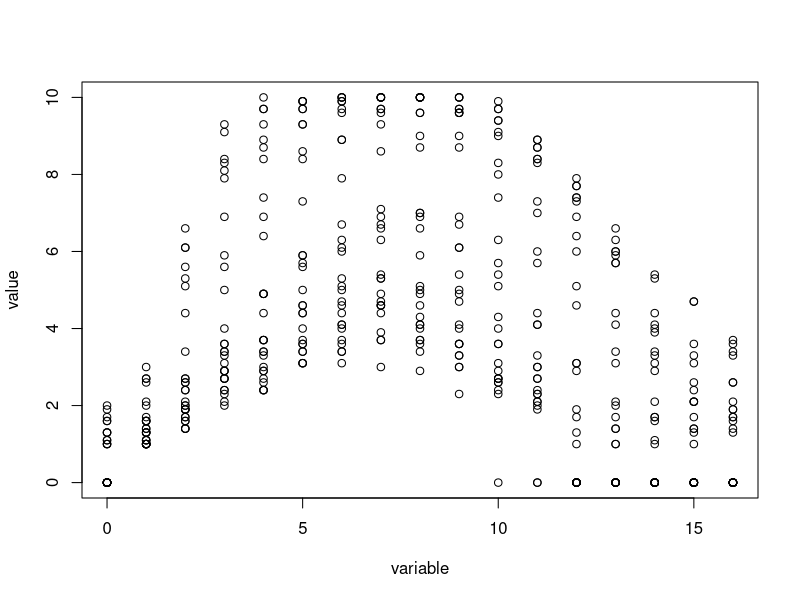
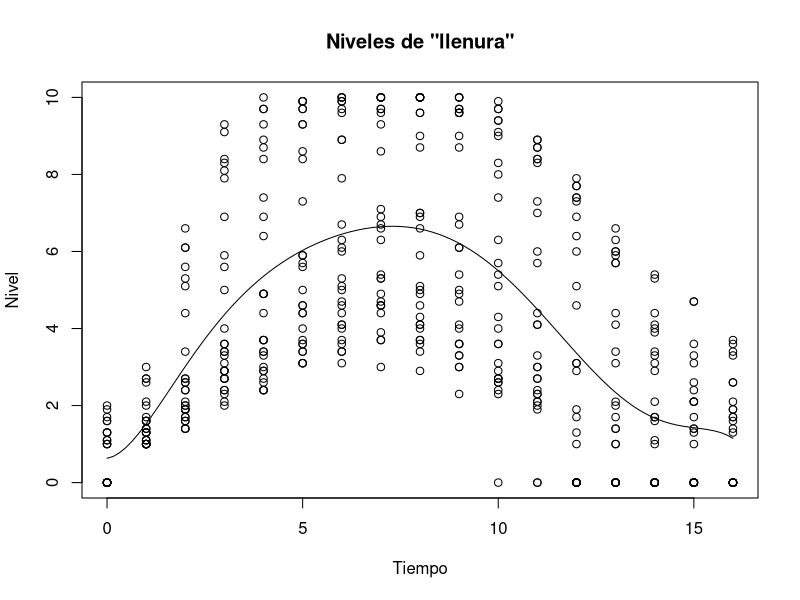

These figures' R source, in order:
## ---- chunk 1
entry_df <- read.table("./datasets/crowdLevelsMagicKindom.csv", header = T)

knitr::kable(head(entry_df))
## ---- chunk 2
entry_df <- entry_df[, 2:18]

entry_df <- reshape2::melt(entry_df)
entry_df$variable <- as.numeric(sub("X", "", entry_df$variable)) - 8
## ---- chunk 3
plot(entry_df)
## ---- chunk 4
lm_model <- lm(formula = value ~ poly(variable, 7, raw = TRUE), data = entry_df)
## ---- chunk 5
lm_model
## ---- chunk 6
model_fn <- function(x, coef) {
    y <- 0
    dg <- 0
    for (co in coef) {
        y <- y + (co * (x**dg))
        dg <- dg + 1
    }
    return(y)
}

print_model <- function(coef) {
    y <- "0"
    dg <- 0
    for (co in coef) {
        y <- paste(y, "+ (", co, ") * ( x **", dg, ")")
        dg <- dg + 1
    }
    print(y, quote = FALSE)
}
## ---- chunk 7
print_model(lm_model$coefficients)
## ---- chunk 8
plot(entry_df, main = 'Niveles de "llenura"', xlab = "Tiempo", ylab = "Nivel")
curve(model_fn(x, lm_model$coefficients), from = 0, to = 16, add = TRUE)
## ---- chunk 9
forms_df <- read.csv("./datasets/formResponses.csv")[2:10]
## ---- chunk 10
knitr::kable(head(forms_df))
## ---- chunk 11
preference_df <- forms_df[1:5]
## ---- chunk 12
knitr::kable(head(preference_df))
## ---- chunk 13
preference_df$PromAct <- rowMeans(preference_df[, c(1, 2, 4, 5)])
preference_df$ProbAttr <- (preference_df[, 3]) / (preference_df[, 3] + preference_df[, 6])
## ---- chunk 14
knitr::kable(head(preference_df))
## ---- chunk 15
quantiles <- quantile(preference_df$ProbAttr)
## ---- chunk 16
quantiles
## ---- chunk 17
wait_df <- forms_df[8]
## ---- chunk 18
knitr::kable(head(wait_df))
## ---- chunk 19
reps <- table(wait_df$TiempoEspera)
# reps[[1]]
## ---- chunk 20
tiempos_de_espera <- c()
total_respuestas <- length(wait_df[, 1])

for (val in reps) {
    tiempos_de_espera <- c(tiempos_de_espera, val[[1]] / total_respuestas)
}

reps$porcentaje <- tiempos_de_espera
knitr::kable(reps)
